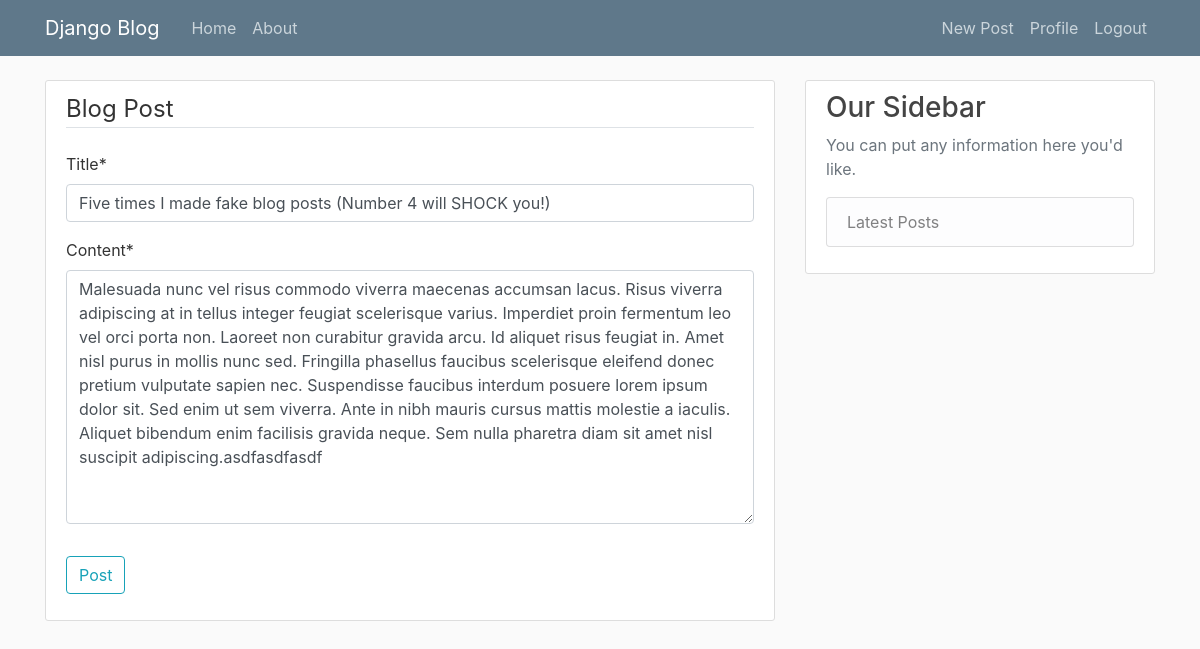
Screenshot of /post/10/update/ (signed in) with the database file from the repository.
### blog/models.py (models this page shows, shortened)
class Post(models.Model):
    title = models.CharField(max_length=100)
    content = models.TextField()
    date_posted = models.DateTimeField(default=timezone.now)
    author = models.ForeignKey(User, on_delete=models.CASCADE)

### blog/views.py (the view, shortened to what this page needs)
# urls.py: path('post/<int:pk>/update/', PostUpdateView.as_view(), name='post-update'),
class PostUpdateView(LoginRequiredMixin, UserPassesTestMixin, UpdateView):
    model = Post
    fields = ['title', 'content']
    def test_func(self):
        post = self.get_object()
        if self.request.user == post.author:
            return True
        return False

### blog/templates/blog/post_form.html (shortened to what this page needs)
{% extends "blog/base.html" %}
{% load crispy_forms_tags %}
{% block content %}
    <div class="content-section">
        <form method="POST">
            <fieldset class="form-group">
                <legend class="border-bottom mb-4">Blog Post</legend>
                {{ form|crispy }}
            </fieldset>
            <div class="form-group">
                <button class="btn btn-outline-info" type="submit">Post</button>
            </div>
        </form>
    </div>
{% endblock content %}

### blog/static/blog/main.css (style rules this page uses)
body { background: #fafafa; color: #333333; margin-top: 5rem; }
.content-section { background: #ffffff; padding: 10px 20px; border: 1px solid #dddddd; border-radius: 3px; margin-bottom: 20px; }

### rows the page displays
Post: title "Five times I made fake blog posts (Number 4 will SHOCK you!)", content "Malesuada nunc vel risus commodo viverra maecenas accumsan lacus. Risus viverra adipiscing at in tellus integer feugiat scelerisque varius. Imperdiet proin fermentum leo vel orci porta non. Laoreet non curabitur gravida arcu. Id aliquet risus feugiat in. Amet nisl purus in mollis nunc sed. Fringilla phasellus faucibus scelerisque eleifend donec pretium vulputate sapien nec. Suspendisse faucibus interdum posuere lorem ipsum dolor sit. Sed enim ut sem viverra. Ante in nibh mauris cursus mattis molestie a iaculis. Aliquet bibendum enim facilisis gravida neque. Sem nulla pharetra diam sit amet nisl suscipit adipiscing.asdfasdfasdf"
